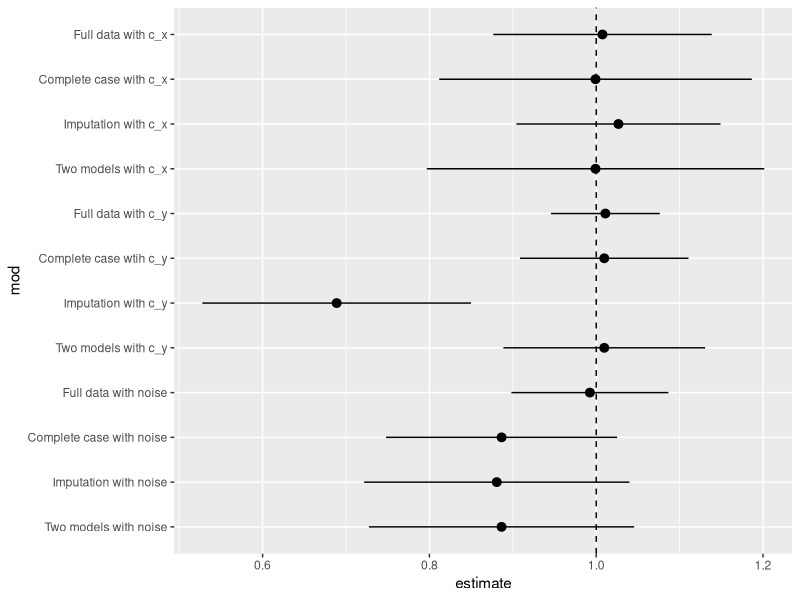
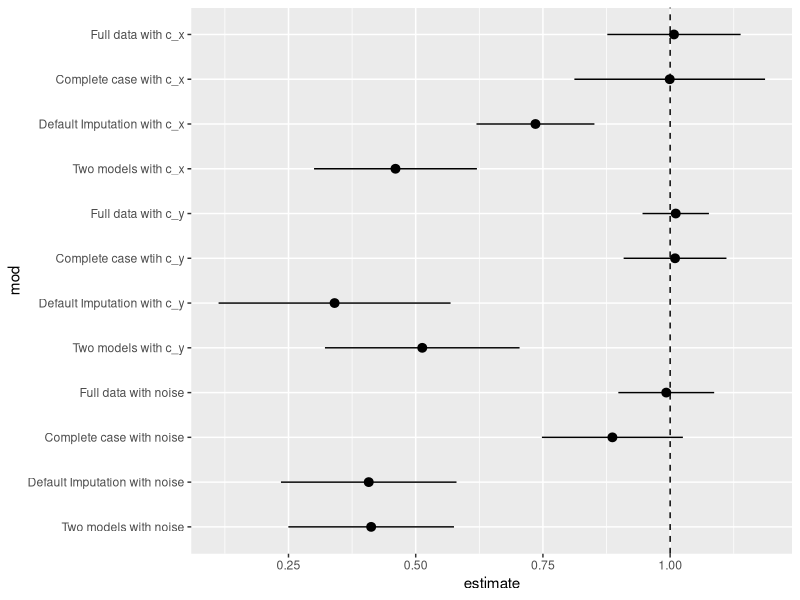
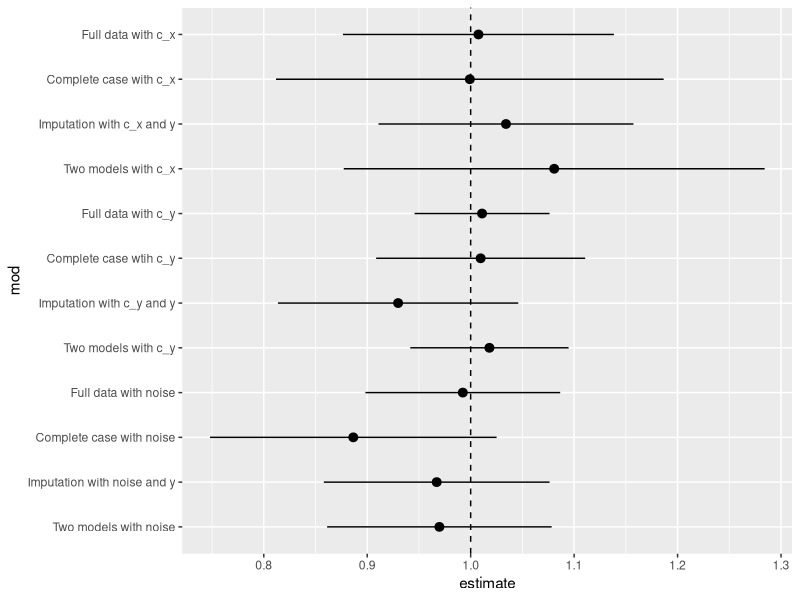

The R source for these figures, in order:
## ---- chunk 1
#| message: false
#| warning: false
library(tidyverse)
library(broom)
library(mice)

n <- 1000

set.seed(928)

data <- tibble(
  c_x = rnorm(n, sd = 0.71),
  x = c_x + rnorm(n, sd = 0.71),
  c_y = rnorm(n),
  y = x + c_y + rnorm(n),
  noise = rnorm(n),
  x_miss = rbinom(n, 1, 1 / (1 + exp(-(c_x + c_y)))),
  x_obs = ifelse(
    x_miss,
    NA,
    x
  )
)

## ---- chunk 2
mod_full_c_x <- lm(y ~ x + c_x, data = data) |>
  tidy(conf.int = TRUE) |>
  filter(term == "x") |>
  select(estimate, conf.low, conf.high)

mod_full_c_x
## ---- chunk 3
data_cc <- na.omit(data)
mod_cc_c_x <- lm(y ~ x + c_x, data = data_cc) |>
  tidy(conf.int = TRUE) |>
  filter(term == "x") |>
  select(estimate, conf.low, conf.high)

mod_cc_c_x
## ---- chunk 4
imp_data_c_x <- mice(
  data, 
  m = 5, 
  method = "norm.predict",
  formulas = list(x_obs ~ c_x),
  print = FALSE)
## ---- chunk 5
mod_imp_c_x <- with(imp_data_c_x, lm(y ~ x_obs)) |>
  pool() |>
  tidy(conf.int = TRUE) |>
  filter(term == "x_obs") |>
  select(estimate, conf.low, conf.high)

mod_imp_c_x
## ---- chunk 6
mod_double_c_x <- with(imp_data_c_x, lm(y ~ x_obs + c_x)) |>
  pool() |>
  tidy(conf.int = TRUE) |>
  filter(term == "x_obs") |>
  select(estimate, conf.low, conf.high)

mod_double_c_x
## ---- chunk 7
mod_full_c_y <- lm(y ~ x + c_y, data = data) |>
  tidy(conf.int = TRUE) |>
  filter(term == "x") |>
  select(estimate, conf.low, conf.high)

mod_full_c_y
## ---- chunk 8
mod_cc_c_y <- lm(y ~ x + c_y, data = data_cc) |>
  tidy(conf.int = TRUE) |>
  filter(term == "x") |>
  select(estimate, conf.low, conf.high)

mod_cc_c_y
## ---- chunk 9
imp_data_c_y <- mice(
  data, 
  m = 5, 
  method = "norm.predict",
  formulas = list(x_obs ~ c_y),
  print = FALSE)
## ---- chunk 10
mod_imp_c_y <- with(imp_data_c_y,lm(y ~ x_obs)) |>
  pool() |>
  tidy(conf.int = TRUE) |>
  filter(term == "x_obs") |>
  select(estimate, conf.low, conf.high)

mod_imp_c_y
## ---- chunk 11
mod_double_c_y <-  with(imp_data_c_y, lm(y ~ x_obs + c_y)) |>
  pool() |>
  tidy(conf.int = TRUE) |>
  filter(term == "x_obs") |>
  select(estimate, conf.low, conf.high)

mod_double_c_y
## ---- chunk 12
mod_full_noise <- lm(y ~ x + noise, data = data) |>
  tidy(conf.int = TRUE) |>
  filter(term == "x") |>
  select(estimate, conf.low, conf.high)

mod_full_noise
## ---- chunk 13
mod_cc_noise <- lm(y ~ x + noise, data = data_cc) |>
  tidy(conf.int = TRUE) |>
  filter(term == "x") |>
  select(estimate, conf.low, conf.high)

mod_cc_noise
## ---- chunk 14
imp_data_noise <- mice(
  data, 
  m = 5, 
  method = "norm.predict",
  formulas = list(x_obs ~ noise),
  print = FALSE) 
## ---- chunk 15
mod_imp_noise <-  with(imp_data_noise, lm(y ~ x_obs)) |>
  pool() |>
  tidy(conf.int = TRUE) |>
  filter(term == "x_obs") |>
  select(estimate, conf.low, conf.high)

mod_imp_noise
## ---- chunk 16
mod_double_noise <-  with(imp_data_noise,lm(y ~ x_obs + noise)) |>
  pool() |>
  tidy(conf.int = TRUE) |>
  filter(term == "x_obs") |>
  select(estimate, conf.low, conf.high)

mod_double_noise
## ---- chunk 17
bind_rows(
  mod_full_c_x,
  mod_full_c_y,
  mod_full_noise,
  mod_cc_c_x,
  mod_cc_c_y,
  mod_cc_noise,
  mod_imp_c_x,
  mod_imp_c_y,
  mod_imp_noise,
  mod_double_c_x,
  mod_double_c_y,
  mod_double_noise
) |>
  mutate(
    mod = factor(c("Full data with c_x", 
                   "Full data with c_y", 
                   "Full data with noise",
                   "Complete case with c_x",
                   "Complete case wtih c_y",
                   "Complete case with noise",
                   "Imputation with c_x",
                   "Imputation with c_y",
                   "Imputation with noise",
                   "Two models with c_x",
                   "Two models with c_y",
                   "Two models with noise" ),
                 levels = c("Full data with c_x", 
                            "Complete case with c_x",
                            "Imputation with c_x",
                            "Two models with c_x",
                            "Full data with c_y", 
                            "Complete case wtih c_y",
                            "Imputation with c_y",
                            "Two models with c_y",
                            "Full data with noise",
                            "Complete case with noise",
                            "Imputation with noise",
                            "Two models with noise" )),
    mod = fct_rev(mod),
  ) -> to_plot

ggplot(to_plot, aes(x = estimate, xmin = conf.low, xmax = conf.high, y = mod)) +
  geom_pointrange() + 
  geom_vline(xintercept = 1, lty = 2)
## ---- chunk 18
imp_default_c_x <- mice(
  data, 
  m = 5, 
  formulas = list(x_obs ~ c_x),
  print = FALSE)
## ---- chunk 19
mod_imp_c_x <- with(imp_default_c_x, lm(y ~ x_obs)) |>
  pool() |>
  tidy(conf.int = TRUE) |>
  filter(term == "x_obs") |>
  select(estimate, conf.low, conf.high)

mod_imp_c_x
## ---- chunk 20
mod_double_c_x <-  with(imp_default_c_x, lm(y ~ x_obs + c_x)) |>
  pool() |>
  tidy(conf.int = TRUE) |>
  filter(term == "x_obs") |>
  select(estimate, conf.low, conf.high)

mod_double_c_x
## ---- chunk 21
imp_default_c_y <- mice(
  data, 
  m = 5, 
  formulas = list(x_obs ~ c_y),
  print = FALSE)
## ---- chunk 22
mod_imp_c_y <- with(imp_default_c_y, lm(y ~ x_obs)) |>
  pool() |>
  tidy(conf.int = TRUE) |>
  filter(term == "x_obs") |>
  select(estimate, conf.low, conf.high)

mod_imp_c_y
## ---- chunk 23
mod_double_c_y <-  with(imp_default_c_y, lm(y ~ x_obs + c_y)) |>
  pool() |>
  tidy(conf.int = TRUE) |>
  filter(term == "x_obs") |>
  select(estimate, conf.low, conf.high)

mod_double_c_y
## ---- chunk 24
imp_default_noise <- mice(
  data, 
  m = 5, 
  formulas = list(x_obs ~ noise),
  print = FALSE) 
## ---- chunk 25
mod_imp_noise <-  with(imp_default_noise, lm(y ~ x_obs)) |>
  pool() |>
  tidy(conf.int = TRUE) |>
  filter(term == "x_obs") |>
  select(estimate, conf.low, conf.high)

mod_imp_noise
## ---- chunk 26
mod_double_noise <-  with(imp_default_noise,lm(y ~ x_obs + noise)) |>
  pool() |>
  tidy(conf.int = TRUE) |>
  filter(term == "x_obs") |>
  select(estimate, conf.low, conf.high)

mod_double_noise
## ---- chunk 27
bind_rows(
  mod_full_c_x,
  mod_full_c_y,
  mod_full_noise,
  mod_cc_c_x,
  mod_cc_c_y,
  mod_cc_noise,
  mod_imp_c_x,
  mod_imp_c_y,
  mod_imp_noise,
  mod_double_c_x,
  mod_double_c_y,
  mod_double_noise
) |>
  mutate(
    mod = factor(c("Full data with c_x", 
                   "Full data with c_y", 
                   "Full data with noise",
                   "Complete case with c_x",
                   "Complete case wtih c_y",
                   "Complete case with noise",
                   "Default Imputation with c_x",
                   "Default Imputation with c_y",
                   "Default Imputation with noise",
                   "Two models with c_x",
                   "Two models with c_y",
                   "Two models with noise" ),
                 levels = c("Full data with c_x", 
                            "Complete case with c_x",
                            "Default Imputation with c_x",
                            "Two models with c_x",
                            "Full data with c_y", 
                            "Complete case wtih c_y",
                            "Default Imputation with c_y",
                            "Two models with c_y",
                            "Full data with noise",
                            "Complete case with noise",
                            "Default Imputation with noise",
                            "Two models with noise" )),
    mod = fct_rev(mod),
  ) -> to_plot

ggplot(to_plot, aes(x = estimate, xmin = conf.low, xmax = conf.high, y = mod)) +
  geom_pointrange() + 
  geom_vline(xintercept = 1, lty = 2)
## ---- chunk 28
imp_y_c_x <- mice(
  data, 
  m = 5, 
  formulas = list(x_obs ~ c_x + y),
  print = FALSE)
## ---- chunk 29
mod_imp_c_x <- with(imp_y_c_x, lm(y ~ x_obs)) |>
  pool() |>
  tidy(conf.int = TRUE) |>
  filter(term == "x_obs") |>
  select(estimate, conf.low, conf.high)

mod_imp_c_x
## ---- chunk 30
mod_double_c_x <-  with(imp_y_c_x, lm(y ~ x_obs + c_x)) |>
  pool() |>
  tidy(conf.int = TRUE) |>
  filter(term == "x_obs") |>
  select(estimate, conf.low, conf.high)

mod_double_c_x
## ---- chunk 31
imp_y_c_y <- mice(
  data, 
  m = 5, 
  formulas = list(x_obs ~ c_y + y),
  print = FALSE)
## ---- chunk 32
mod_imp_c_y <- with(imp_y_c_y, lm(y ~ x_obs)) |>
  pool() |>
  tidy(conf.int = TRUE) |>
  filter(term == "x_obs") |>
  select(estimate, conf.low, conf.high)

mod_imp_c_y
## ---- chunk 33
mod_double_c_y <-  with(imp_y_c_y, lm(y ~ x_obs + c_y)) |>
  pool() |>
  tidy(conf.int = TRUE) |>
  filter(term == "x_obs") |>
  select(estimate, conf.low, conf.high)

mod_double_c_y
## ---- chunk 34
imp_y_noise <- mice(
  data, 
  m = 5, 
  formulas = list(x_obs ~ noise + y),
  print = FALSE) 
## ---- chunk 35
mod_imp_noise <-  with(imp_y_noise, lm(y ~ x_obs)) |>
  pool() |>
  tidy(conf.int = TRUE) |>
  filter(term == "x_obs") |>
  select(estimate, conf.low, conf.high)

mod_imp_noise
## ---- chunk 36
mod_double_noise <-  with(imp_y_noise, lm(y ~ x_obs + noise)) |>
  pool() |>
  tidy(conf.int = TRUE) |>
  filter(term == "x_obs") |>
  select(estimate, conf.low, conf.high)

mod_double_noise
## ---- chunk 37
bind_rows(
  mod_full_c_x,
  mod_full_c_y,
  mod_full_noise,
  mod_cc_c_x,
  mod_cc_c_y,
  mod_cc_noise,
  mod_imp_c_x,
  mod_imp_c_y,
  mod_imp_noise,
  mod_double_c_x,
  mod_double_c_y,
  mod_double_noise
) |>
  mutate(
    mod = factor(c("Full data with c_x", 
                   "Full data with c_y", 
                   "Full data with noise",
                   "Complete case with c_x",
                   "Complete case wtih c_y",
                   "Complete case with noise",
                   "Imputation with c_x and y",
                   "Imputation with c_y and y",
                   "Imputation with noise and y",
                   "Two models with c_x",
                   "Two models with c_y",
                   "Two models with noise" ),
                 levels = c("Full data with c_x", 
                            "Complete case with c_x",
                            "Imputation with c_x and y",
                            "Two models with c_x",
                            "Full data with c_y", 
                            "Complete case wtih c_y",
                            "Imputation with c_y and y",
                            "Two models with c_y",
                            "Full data with noise",
                            "Complete case with noise",
                            "Imputation with noise and y",
                            "Two models with noise" )),
    mod = fct_rev(mod),
  ) -> to_plot

ggplot(to_plot, aes(x = estimate, xmin = conf.low, xmax = conf.high, y = mod)) +
  geom_pointrange() + 
  geom_vline(xintercept = 1, lty = 2)
